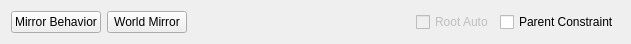
      <widget class="QWidget" name="layoutWidget">
       <property name="geometry">
        <rect>
         <x>9</x>
         <y>530</y>
         <width>631</width>
         <height>26</height>
        </rect>
       </property>
       <layout class="QHBoxLayout" name="horizontalLayout_23">
        <item>
         <widget class="QPushButton" name="MirrorBehavior01Btn">
          <property name="text">
           <string>Mirror Behavior</string>
          </property>
          <property name="icon">
           <iconset resource="Resources/iconResources.qrc">
            <normaloff>:/icon/MirroBehavior2.png</normaloff>:/icon/MirroBehavior2.png</iconset>
          </property>
         </widget>
        </item>
        <item>
         <widget class="QPushButton" name="MirrorBehavior02Btn">
          <property name="text">
           <string>World Mirror</string>
          </property>
          <property name="icon">
           <iconset resource="Resources/iconResources.qrc">
            <normaloff>:/icon/MirroBehavior.png</normaloff>:/icon/MirroBehavior.png</iconset>
          </property>
         </widget>
        </item>
        <item>
         <widget class="Line" name="line_36">
          <property name="orientation">
           <enum>Qt::Horizontal</enum>
          </property>
         </widget>
        </item>
        <item>
         <spacer name="horizontalSpacer">
          <property name="orientation">
           <enum>Qt::Horizontal</enum>
          </property>
          <property name="sizeHint" stdset="0">
           <size>
            <width>40</width>
            <height>20</height>
           </size>
          </property>
         </spacer>
        </item>
        <item>
         <widget class="QCheckBox" name="ParentConstraintCheckBox_2">
          <property name="enabled">
           <bool>false</bool>
          </property>
          <property name="text">
           <string>Root Auto</string>
          </property>
          <property name="checked">
           <bool>false</bool>
          </property>
         </widget>
        </item>
        <item>
         <widget class="QCheckBox" name="ParentConstraintCheckBox">
          <property name="enabled">
           <bool>true</bool>
          </property>
          <property name="text">
           <string>Parent Constraint</string>
          </property>
          <property name="checked">
           <bool>false</bool>
          </property>
         </widget>
        </item>
       </layout>
      </widget>
